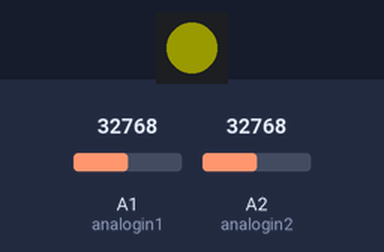
Recording of a program running on a simulated CircuitPython board. Parts: 1 RGB LEDs in strip order, left to right. The test bench sets the inputs (shaded band); at power-on: A1 (analogin1) = 32768, A2 (analogin2) = 32768 (analog values on the 0–65535 scale). Dim RGB values are drawn brighter than linear.

Above: at 1.2 s.
1.3 s: A1 (analogin1) set to 17520
At 2.5 s:
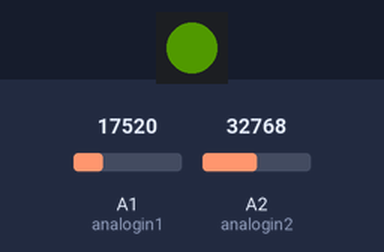
2.8 s: A1 (analogin1) set to 16048
At 3.6 s:
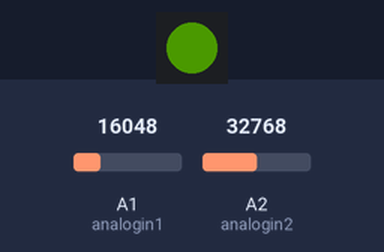
4.3 s: A2 (analogin2) set to 31568
At 4.8 s:
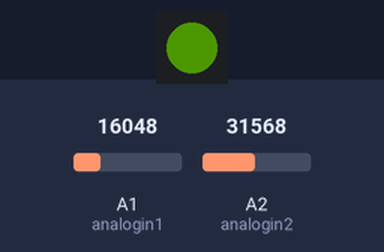
5.8 s: A2 (analogin2) set to 8112
At 7.0 s:
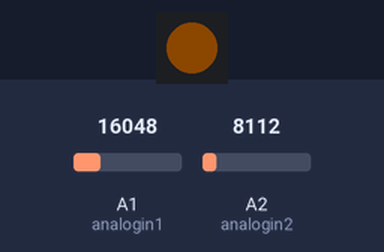
7.3 s: A2 (analogin2) set to 6976
At 8.2 s:
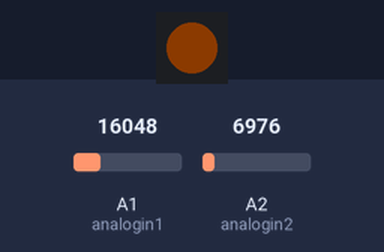
8.8 s: A2 (analogin2) set to 7864
At 9.4 s:
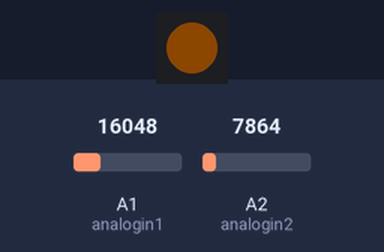
Timing chart, 0 to 11.3 s (numbered marks = the images above; inputs shaded):
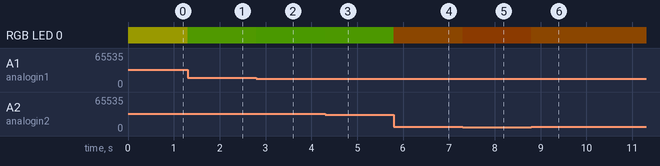

The program:

sandro_joystick_with_led.py
```python
# See https://learn.adafruit.com/using-piezo-buzzers-with-circuitpython-arduino/circuitpython
# https://learn.adafruit.com/circuitpython-essentials/circuitpython-neopixel
import board
import time
import simpleio
import neopixel
from analogio import AnalogIn

pixel = neopixel.NeoPixel(board.NEOPIXEL, 1, brightness=0.2)
analogin1 = AnalogIn(board.A1)
analogin2 = AnalogIn(board.A2)

# Reads the value of the given pin and returns a value between 0 and 255
def get_voltage(pin):
    return (pin.value * 255) / 65536

while True:
    # Reads from the pin and sets the LED color based on the reading
    red = get_voltage(analogin1)
    green = get_voltage(analogin2)
    pixel.fill((red, green, 0))
```

Measured:
- after the input at 1.3 s, RGB LED 0: RGB(25, 25, 0) → RGB(13, 25, 0) at once
- after the input at 2.8 s, RGB LED 0: RGB(13, 25, 0) → RGB(12, 25, 0) at once
- after the input at 4.3 s, RGB LED 0: RGB(12, 25, 0) → RGB(12, 24, 0) at once
- after the input at 5.8 s, RGB LED 0: RGB(12, 24, 0) → RGB(12, 6, 0) at once
- after the input at 7.3 s, RGB LED 0: RGB(12, 6, 0) → RGB(12, 5, 0) at once
- after the input at 8.8 s, RGB LED 0: RGB(12, 5, 0) → RGB(12, 6, 0) at once
